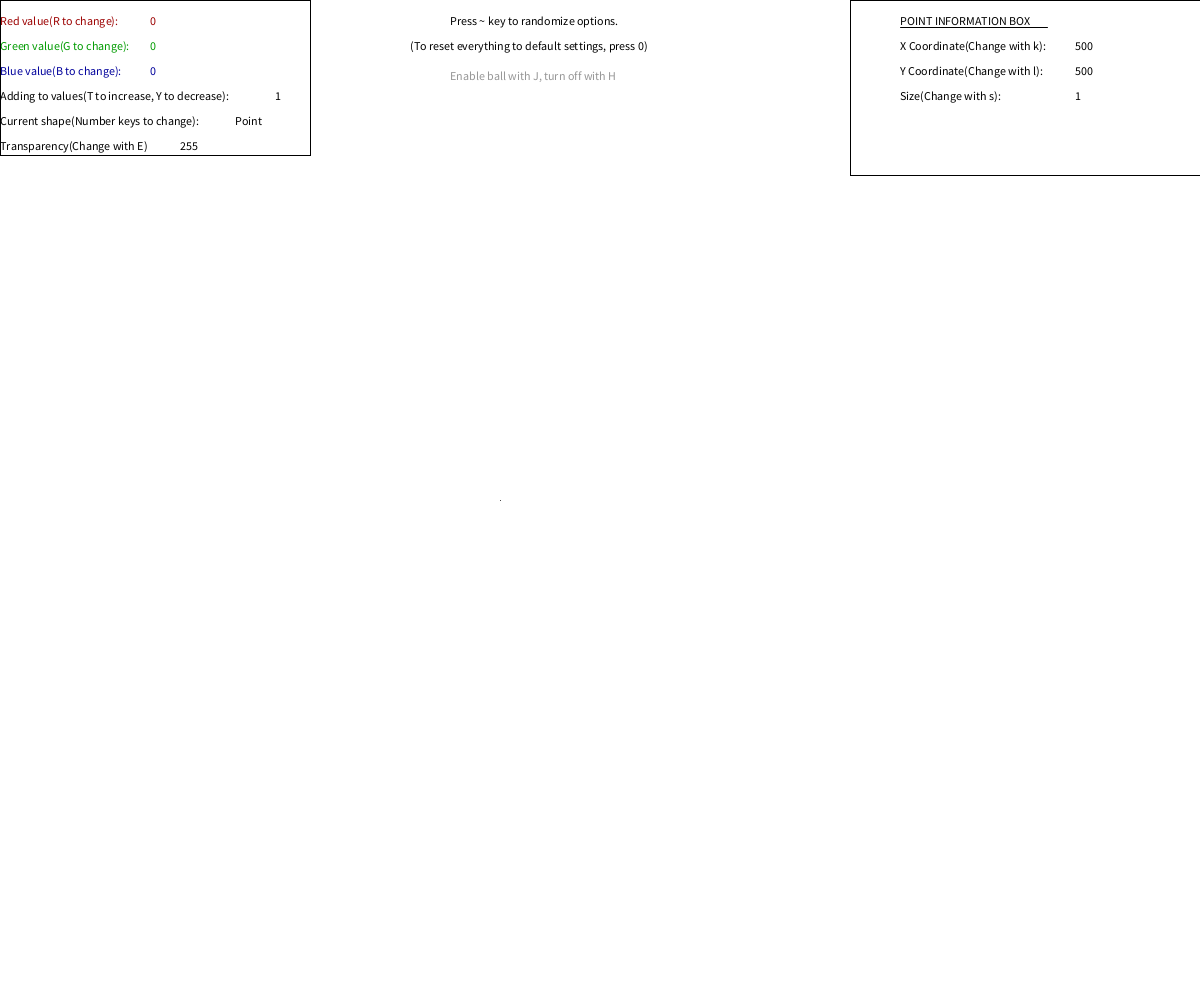
Frame 1 (no input)
Frame 60 (the mouse pressed at the canvas centre just before this capture): identical to frame 1, image omitted
Frame 120 (the mouse held since frame 60 and released just before this capture): identical to frame 1, image omitted

The Processing sketch that drew this single still picture (run headless with seeded random() and noise(); from frame 60 on, the mouse is pressed at the canvas centre):

// Processing sketch: processing_129834
// ── processing_129834.pde

int shapeselect;
int r;
int g;
int b;
int inc;
int x = 500;
int y = 500;
int ptstroke = 1;
int x2 = 700;
int y2 = 700;
int linestroke = 1;
int rad1 = 1;
int rad2 = 1;
int x3 = 900;
int y3 = 900;
int widthr = 1;
int heightr = 1;
int ballx = 450;
int trans = 255;
boolean disableball = true;
ArrayList<Integer> shapesave;
void setup()
{
  background(255);
  size(1200,1000);
  int shapeselect = 0;
  shapesave = new ArrayList<Integer>(); 
  shapesave.add(0,500); //x pt
  shapesave.add(1,500); //y pt
  shapesave.add(2,300); //x lin
  shapesave.add(3,300); //y lin
  shapesave.add(4,700); //x2 lin
  shapesave.add(5,700); //y2 lin
  shapesave.add(6,500); //x ellipse
  shapesave.add(7,500); //y ellipse
  shapesave.add(8,500); //x tri
  shapesave.add(9,500); //y tri
  shapesave.add(10,700); //x2 tri
  shapesave.add(11,700); //y2 tri
  shapesave.add(12,900); //x3 tri
  shapesave.add(13,900); //y3 tri
  shapesave.add(14,500); //x rect
  shapesave.add(15,500); //y rect
  inc = 1;
}

void draw()
{
  noCursor();
  background(255);
  drawshape();
  rectMode(CORNER);
  textAlign(LEFT);
  textSize(12);
  fill(155,0,0); //Text color red
  text("Red value(R to change):",0,25); //Red text
  text(r,150,25); //Red value
  if (inc == 0)
  {
    textSize(14);
    fill(255,0,0);
    text("You are currently adding nothing to values, therefore nothing will change.",320,125);
    textSize(12);
  }
  fill(0,155,0); //Text color green
  text("Green value(G to change):",0,50); //Green text
  text(g,150,50); //Green value
  fill(0,0,155); //Text color blue
  text("Blue value(B to change):",0,75); //Blue text
  text(b,150,75); //Blue value
  fill(0); //Text color black
  text("Adding to values(T to increase, Y to decrease):",0,100); //Value add text
  text(inc,275,100); //Add value
  text("Current shape(Number keys to change):",0,125); //Shape text
  text("Press ~ key to randomize options.",450,25);
  text("(To reset everything to default settings, press 0)",410,50);
  text("Transparency(Change with E)",0,150);
  text(trans,180,150);
  fill(150,150,150);
  text("Enable ball with J, turn off with H",450,80);
  if (disableball == false) //Disables ball
  {
    ball();
  }
  if (shapeselect == 0) //Point info
  {
    fill(0);
    stroke(0);
    strokeWeight(1);
    text("Point",235,125);
    text("POINT INFORMATION BOX",900,25);
    line(900,27,1047,27);
    text("X Coordinate(Change with k):",900,50);
    text(x,1075,50);
    text("Y Coordinate(Change with l):",900,75);
    text(y,1075,75);
    text("Size(Change with s):",900,100);
    text(ptstroke,1075,100);
    fill(255,255,255,0);
    rect(850,0,1000,175);
  }
  if (shapeselect == 1) // Line info
  {
    fill(0);
    stroke(0);
    strokeWeight(1);
    text("Line",235,125);
    text("LINE INFORMATION BOX",900,25);
    line(900,27,1037,27);
    text("First X Coordinate(Change with k):",900,50);
    text(x,1125,50);
    text("First Y Coordinate(Change with l):",900,75);
    text(y,1125,75);
    text("Second X Coordinate(Change with n):",900,100);
    text(x2,1125,100);
    text("Second Y Coordinate(Change with m):",900,125);
    text(y2,1125,125);
    text("Size(Change with s):",900,150);
    text(linestroke,1125,150);
    fill(255,255,255,0);
    rect(850,0,1000,175);
  }
  if (shapeselect == 2) // Ellipse info
  {
    fill(0);
    stroke(0);
    strokeWeight(1);
    text("Ellipse",235,125);
    text("ELLIPSE INFORMATION BOX",900,25);
    line(900,27,1055,27);
    text("First X Coordinate(Change with k):",900,50);
    text(x,1125,50);
    text("First Y Coordinate(Change with l):",900,75);
    text(y,1125,75);
    text("Radius 1(Change with s):",900,100);
    text(rad1,1125,100);
    text("Radius 2(Change with a):",900,125);
    text(rad2,1125,125);
    fill(255,255,255,0);
    rect(850,0,1000,150);
  }
  if (shapeselect == 3) // Tri info
  {
    fill(0);
    stroke(0);
    strokeWeight(1);
    text("Triangle",235,125);
    text("TRIANGLE INFORMATION BOX",900,25);
    line(900,27,1071,27);
    text("First X Coordinate(Change with k):",900,50);
    text(x,1125,50);
    text("First Y Coordinate(Change with l):",900,75);
    text(y,1125,75);
    text("Second X Coordinate(Change with n):",900,100);
    text(x2,1125,100);
    text("Second Y Coordinate(Change with m):",900,125);
    text(y2,1125,125);
    text("Third X Coordinate(Change with o):",900,150);
    text(x3,1125,150);
    text("Third Y Coordinate(Change with p):",900,175);
    text(y3,1125,175);
    fill(255,255,255,0);
    rect(850,0,1000,225);
  }
  if (shapeselect == 4) // Rect info
  {
    fill(0);
    stroke(0);
    strokeWeight(1);
    text("Rectangle",235,125);
    text("RECTANGLE INFORMATION BOX",900,25);
    line(900,27,1083,27);
    text("First X Coordinate(Change with k):",900,50);
    text(x,1125,50);
    text("First Y Coordinate(Change with l):",900,75);
    text(y,1125,75);
    text("Width(Change with s):",900,100);
    text(widthr,1125,100);
    text("Height(Change with a):",900,125);
    text(heightr,1125,125);
    fill(255,255,255,0);
    rect(850,0,1000,150);
  }
  fill(255,255,255,0);
  stroke(0);
  strokeWeight(1);
  rect(0,0,310,155);
}

void keyPressed()
{
  if (key == 't' || key == 'T') // Increase add by var
  {
    inc = inc + 1;
    if (inc > 255)
    {
      inc = 255;
    }
  }
  if (key == 'y' || key == 'Y') // Decrease add by var
  {
    inc = inc - 1;
    if (inc < -255)
    {
      inc = -255;
    }
  }
  if (key == 'r' || key == 'R') // Red
  {
    r = r + inc;
    if (r < 0)
    {
      r = 0;
    }
    if (r > 255)
    {
      r = 255;
    }
  }
  if (key == 'g' || key == 'G') // Green
  {
    g = g + inc;
    if (g < 0)
    {
      g = 0;
    }
    if (g > 255)
    {
      g = 255;
    }
  }
  if (key == 'b' || key == 'B') // blue
  {
    b = b + inc;
    if (b < 0)
    {
      b = 0;
    }
    if (b > 255)
    {
      b = 255;
    }
  }
  if (key == '1') // Switch to point
  {
    shapeselect = 0;
    x = shapesave.get(0);
    y = shapesave.get(1);
  }
  if (key == '2') // Switch to line
  {
    shapeselect = 1;
    x = shapesave.get(2);
    y = shapesave.get(3);
    x2 = shapesave.get(4);
    y2 = shapesave.get(5);
  }
  if (key == '3') // Switch to ellipse
  {
    shapeselect = 2;
    x = shapesave.get(6);
    y = shapesave.get(7);
  }
  if (key == '4') // Switch to tri
  {
    shapeselect = 3;
    x = shapesave.get(8);
    y = shapesave.get(9);
    x2 = shapesave.get(10);
    y2 = shapesave.get(11);
    x3 = shapesave.get(12);
    y3 = shapesave.get(13);
  }
  if (key == '5') // Switch to rect
  {
    shapeselect = 4;
    x = shapesave.get(14);
    y = shapesave.get(15);
  }
  if (key == 's') // Size1 increase
  {
    if (shapeselect == 0)
    {
      ptstroke = ptstroke + inc;
      if (ptstroke < 0)
      {
        ptstroke = 0;
      }
    }
    if (shapeselect == 1)
    {
      linestroke = linestroke + inc;
      if (linestroke < 0)
      {
        linestroke = 0;
      }
    }
    if (shapeselect == 2)
    {
      rad1 = rad1 + inc;
      if (rad1 < 0)
      {
        rad1 = 0;
      }
    }
    if (shapeselect == 4)
    {
      widthr = widthr + inc;
      if (widthr < 0)
      {
        widthr = 0;
      }
    }
  }
  if (key == 'a') //Size 2 increase
  {
    if (shapeselect == 2)
    {
      rad2 = rad2 + inc;
      if (rad2 < 0)
      {
        rad2 = 0;
      }
    }
    if (shapeselect == 4)
    {
      heightr = heightr + inc;
      if (heightr < 0)
      {
        heightr = 0;
      }
    }
  }
  if (key == 'k') // x
  {
    x = x + inc;
    if (x < 0)
    {
      x = 0;
    }
    if (x > 1200)
    {
      x = 1200;
    }
  }
  if (key == 'l') // y
  {
    y = y + inc;
    if (y < 0)
    {
      y = 0;
    }
    if (y > 1000)
    {
      y = 1000;
    }
  }
  if (key == 'n') // x2
  {
    x2 = x2 + inc;
    if (x2 < 0)
    {
      x2 = 0;
    }
    if (x2 > 1200)
    {
      x2 = 1200;
    }
  }
  if (key == 'm') // y2 
  {
    y2 = y2 + inc;
    if (y2 < 0)
    {
      y2 = 0;
    }
    if (y2 > 1000)
    {
      y2 = 1000;
    }
  }
  if (key == 'o') // x3
  {
    x3 = x3 + inc;
    if (x3 < 0)
    {
      x3 = 0;
    }
    if (x3 > 1200)
    {
      x3 = 1200;
    }
  }
  if (key == 'p') // y3
  {
    y3 = y3 + inc;
    if (y3 < 0)
    {
      y3 = 0;
    }
    if (y3 > 1000)
    {
      y3 = 1000;
    }
  }
  if (key == '~' || key == '`') //randomizer
  {
    shapesave.set(0,int(random(0,1200))); //x pt
    shapesave.set(1,int(random(0,1000))); //y pt
    shapesave.set(2,int(random(0,1200))); //x lin
    shapesave.set(3,int(random(0,1000))); //y lin
    shapesave.set(4,int(random(0,1200))); //x2 lin
    shapesave.set(5,int(random(0,1000))); //y2 lin
    shapesave.set(6,int(random(0,1200))); //x ellipse
    shapesave.set(7,int(random(0,1000))); //y ellipse
    shapesave.set(8,int(random(0,1200))); //x tri
    shapesave.set(9,int(random(0,1000))); //y tri
    shapesave.set(10,int(random(0,1200))); //x2 tri
    shapesave.set(11,int(random(0,1000))); //y2 tri
    shapesave.set(12,int(random(0,1200))); //x3 tri
    shapesave.set(13,int(random(0,1000))); //y3 tri
    shapesave.set(14,int(random(0,1200))); //x rect
    shapesave.set(15,int(random(0,1000))); //y rect
    r = int(random(0,255));
    g = int(random(0,255));
    b = int(random(0,255));
    ptstroke = int(random(0,200));
    linestroke = int(random(0,200));
    rad1 = int(random(0,200));
    rad2 = int(random(0,200));
    heightr = int(random(0,200));
    widthr = int(random(0,200));
    trans = int(random(0,255));
    if (shapeselect == 0)
    {
      x = shapesave.get(0);
      y = shapesave.get(1);
    }
    if (shapeselect == 1)
    {
      x = shapesave.get(2);
      y = shapesave.get(3);
      x2 = shapesave.get(4);
      y2 = shapesave.get(5);
    }
    if (shapeselect == 2)
    {
      x = shapesave.get(6);
      y = shapesave.get(7); 
    }
    if (shapeselect == 3)
    {
      x = shapesave.get(8);
      y = shapesave.get(9);
      x2 = shapesave.get(10);
      y2 = shapesave.get(11);
      x3 = shapesave.get(12);
      y3 = shapesave.get(13); 
    }
    if (shapeselect == 4)
    {
      x = shapesave.get(14);
      y = shapesave.get(15);
    }
    
  }
  if (key == 'h' || key == 'H') 
  {
    disableball = true;
  }
  if (key == 'j' || key == 'J')
  {
    disableball = false;
  }
  if (key == 'e' || key == 'E') //transparency
  {
    trans = trans + inc;
    if (trans > 255)
    {
      trans = 255;
    }
    if (trans < 0)
    {
      trans = 0;
    }
  }
  if (key == '0') // Clear
  {
    shapesave.set(0,500); //x pt
    shapesave.set(1,500); //y pt
    shapesave.set(2,300); //x lin
    shapesave.set(3,300); //y lin
    shapesave.set(4,700); //x2 lin
    shapesave.set(5,700); //y2 lin
    shapesave.set(6,500); //x ellipse
    shapesave.set(7,500); //y ellipse
    shapesave.set(8,500); //x tri
    shapesave.set(9,500); //y tri
    shapesave.set(10,700); //x2 tri
    shapesave.set(11,700); //y2 tri
    shapesave.set(12,900); //x3 tri
    shapesave.set(13,900); //y3 tri
    shapesave.set(14,500); //x rect
    shapesave.set(15,500); //y rect
    r = 0;
    g = 0;
    b = 0;
    ptstroke = 1;
    linestroke = 1;
    rad1 = 1;
    rad2 = 1;
    heightr = 1;
    widthr = 1;
    inc = 1;
    trans = 255;
    if (shapeselect == 0)
    {
      x = shapesave.get(0);
      y = shapesave.get(1);
    }
    if (shapeselect == 1)
    {
      x = shapesave.get(2);
      y = shapesave.get(3);
      x2 = shapesave.get(4);
      y2 = shapesave.get(5);
    }
    if (shapeselect == 2)
    {
      x = shapesave.get(6);
      y = shapesave.get(7); 
    }
    if (shapeselect == 3)
    {
      x = shapesave.get(8);
      y = shapesave.get(9);
      x2 = shapesave.get(10);
      y2 = shapesave.get(11);
      x3 = shapesave.get(12);
      y3 = shapesave.get(13); 
    }
    if (shapeselect == 4)
    {
      x = shapesave.get(14);
      y = shapesave.get(15);
    }
  }
}

void drawshape()
{
  if (shapeselect == 0) // point
  {
    fill(r,g,b,trans);
    stroke(r,g,b);
    strokeWeight(ptstroke);
    point(x,y);
    shapesave.set(0,x);
    shapesave.set(1,y);
  }
  if (shapeselect == 1) // line
  {
    fill(r,g,b,trans);
    stroke(r,g,b);
    strokeWeight(linestroke);
    line(x,y,x2,y2);
    shapesave.set(2,x);
    shapesave.set(3,y);
    shapesave.set(4,x2);
    shapesave.set(5,y2);
  }
  if (shapeselect == 2) // ellipse
  {
    fill(r,g,b,trans);
    stroke(r,g,b);
    strokeWeight(1);
    ellipseMode(CENTER);
    ellipse(x,y,rad1,rad2);
    shapesave.set(6,x);
    shapesave.set(7,y);
  }
  if (shapeselect == 3) // tri
  {
    fill(r,g,b,trans);
    stroke(r,g,b);
    strokeWeight(1);
    triangle(x,y,x2,y2,x3,y3);
    shapesave.set(8,x);
    shapesave.set(9,y);
    shapesave.set(10,x2);
    shapesave.set(11,y2);
    shapesave.set(12,x3);
    shapesave.set(13,y3);
  }
  if (shapeselect == 4) // rect
  {
    fill(r,g,b,trans);
    stroke(r,g,b);
    strokeWeight(1);
    rectMode(CENTER);
    rect(x,y,widthr,heightr);
    shapesave.set(14,x);
    shapesave.set(15,y);
  }
}



void ball() // ball
{
  stroke(r,g,b);
  strokeWeight(1);
  ellipseMode(CENTER);
  fill(r,g,b);
  ellipse(ballx,55,5,5);
  ballx = ballx + 1;
  if (ballx > 1200)
  {
    ballx = 0;
  }
}
